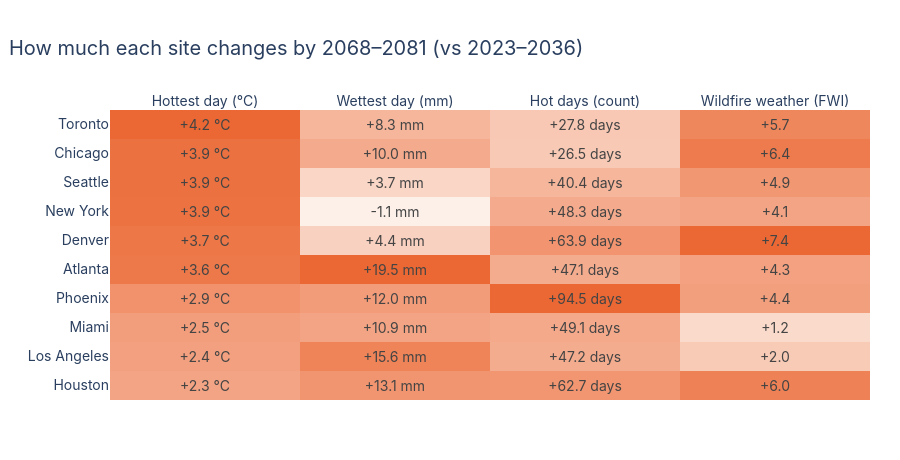

Notebook cell for this chart:
### Code cell
change = windows.pivot(index="asset_id", columns="hazard_name", values="change")[list(HAZARDS)]
change = change.loc[change["tx_max"].sort_values().index]
units = {"tx_max": " °C", "rx1day": " mm", "hot_days": " days", "fwi": ""}
# Colour shows each column's change relative to its largest change, so hazards with different units compare.
relative = change / change.abs().max()
fig = go.Figure(go.Heatmap(
    z=relative.to_numpy(), x=list(HAZARDS.values()), y=change.index, colorscale=[[0, "#fdf0e9"], [1, ORANGE]],
    zmin=0, zmax=1, showscale=False,
    text=[[f"{v:+.1f}{units[h]}" for h, v in row.items()] for _, row in change.iterrows()],
    texttemplate="%{text}", hovertemplate="%{y}, %{x}: %{text}<extra></extra>",
))
layout(fig, "How much each site changes by 2068–2081 (vs 2023–2036)",
       xaxis=dict(side="top"), yaxis_title=None)
fig.update_layout(margin=dict(t=110))
fig.show()

### Figure 1 — Plotly figure (JSON) as saved in the notebook; plotly's stock layout.template omitted (floating-point values rounded to 4 significant figures)
{"data": [{"colorscale": [[0, "#fdf0e9"], [1, "#eb6834"]], "hovertemplate": "%{y}, %{x}: %{text}<extra></extra>", "showscale": false, "text": [["+2.3 °C", "+13.1 mm", "+62.7 days", "+6.0"], ["+2.4 °C", "+15.6 mm", "+47.2 days", "+2.0"], ["+2.5 °C", "+10.9 mm", "+49.1 days", "+1.2"], ["+2.9 °C", "+12.0 mm", "+94.5 days", "+4.4"], ["+3.6 °C", "+19.5 mm", "+47.1 days", "+4.3"], ["+3.7 °C", "+4.4 mm", "+63.9 days", "+7.4"], ["+3.9 °C", "-1.1 mm", "+48.3 days", "+4.1"], ["+3.9 °C", "+3.7 mm", "+40.4 days", "+4.9"], ["+3.9 °C", "+10.0 mm", "+26.5 days", "+6.4"], ["+4.2 °C", "+8.3 mm", "+27.8 days", "+5.7"]], "texttemplate": "%{text}", "type": "heatmap", "x": ["Hottest day (°C)", "Wettest day (mm)", "Hot days (count)", "Wildfire weather (FWI)"], "y": ["Houston", "Los Angeles", "Miami", "Phoenix", "Atlanta", "Denver", "New York", "Seattle", "Chicago", "Toronto"], "z": [[0.5585, 0.6696, 0.6631, 0.8152], [0.5857, 0.7975, 0.4997, 0.2755], [0.6025, 0.5578, 0.5192, 0.165], [0.6912, 0.6142, 1.0, 0.5931], [0.8718, 1.0, 0.4981, 0.5812], [0.8932, 0.2275, 0.6755, 1.0], [0.9229, -0.05438, 0.5105, 0.556], [0.9338, 0.1911, 0.4273, 0.6563], [0.9358, 0.5147, 0.2807, 0.8586], [1.0, 0.4277, 0.2935, 0.7723]], "zmax": 1, "zmin": 0}], "layout": {"font": {"family": "Inter, Helvetica, Arial, sans-serif", "size": 14}, "height": 460, "margin": {"b": 60, "l": 110, "r": 30, "t": 110}, "title": {"text": "How much each site changes by 2068–2081 (vs 2023–2036)", "x": 0.01}, "xaxis": {"side": "top"}, "yaxis": {"title": {}}}}
